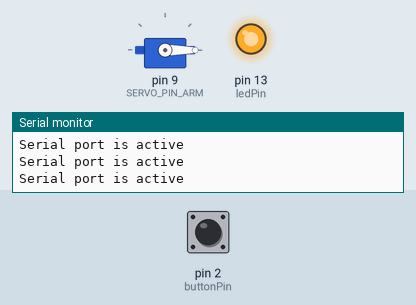
Bench run of a sketch on a simulated Arduino Uno, built with avr-gcc and run on an emulated ATmega328P. On the bench: servo, output pins drawn as LEDs (lit = HIGH), the last lines printed to the serial monitor. The test bench sets the inputs (shaded band); at power-on: pin 2 (buttonPin) HIGH.

Above: at 1.2 s.
1.3 s: pin 2 (buttonPin) pulled LOW for 0.15 s
At 2.1 s:
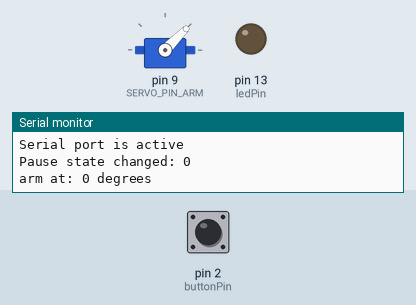
4.4 s: pin 2 (buttonPin) pulled LOW for 1 s
At 4.9 s:
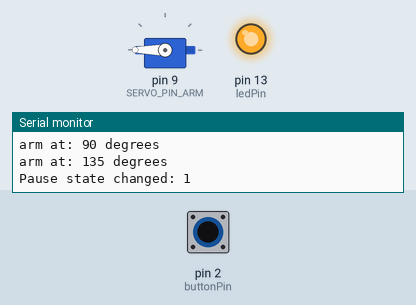
6.9 s: pin 2 (buttonPin) pulled LOW for 0.15 s
At 7.7 s:
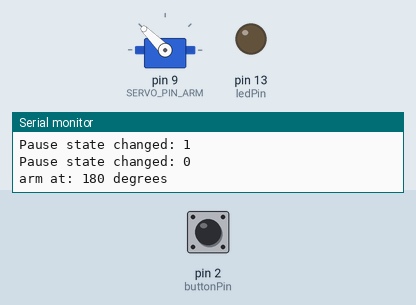
10.0 s: pin 2 (buttonPin) pulled LOW for 3.2 s
At 10.4 s:
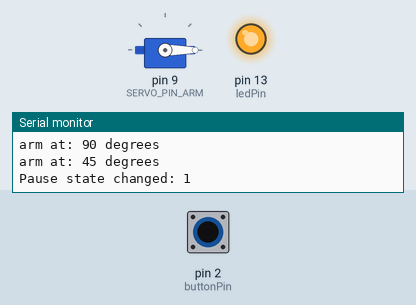
14.7 s: pin 2 (buttonPin) pulsed LOW 2 times (0.12 s each, 0.3 s apart)
At 15.4 s:
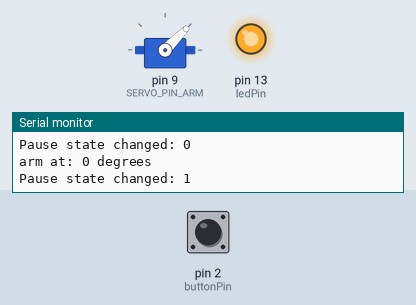
16.8 s: pin 2 (buttonPin) pulsed LOW 5 times (0.12 s each, 0.3 s apart)
At 19.6 s:
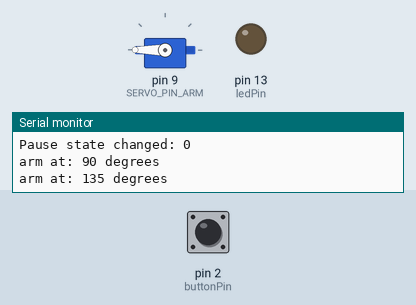
Timing chart, 0 to 20.8 s (numbered marks = the images above; inputs shaded):
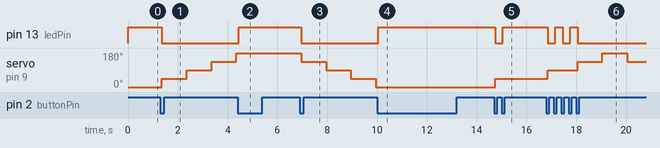

The sketch:

servo-pause-btn.ino
```cpp
/*
  pause and upause servo sweep with pushbutton
*/
#include <Servo.h>
#include <SoftwareSerial.h>

//consts remain static
const int buttonPin = 2;    // the number of the pushbutton pin
const int ledPin = LED_BUILTIN;      // the number of the LED pin
const int SERVO_PIN_ARM = 9;

// Variables will change:
Servo armServo;
int armPosition = 0;
int delta = 45;
unsigned long lastCommandTime = 0;
unsigned long servoDelay = 1000;

//button state variables
int buttonState;
int lastButtonState = HIGH;
unsigned long lastDebounceTime = 0;
unsigned long debounceDelay = 50;

//loop control variables
boolean paused = true;

void setup() {
  //initialize Serial
  Serial.begin(57600);

  //attach arm servo
  armServo.attach(SERVO_PIN_ARM);

  //attach button
  pinMode(buttonPin, INPUT);

  //attach led - set state
  pinMode(ledPin, OUTPUT);
  digitalWrite(ledPin, LOW);

  //wait until serial instantiated
  initSerial;
}

//for duemilanove only i guess
void initSerial() {
  while (!Serial) {
    ; // wait for serial port to connect. Needed for native USB port only
  }
}

void loop() {
  //just to let know we're good to go
  if (millis() < 5) {
    Serial.println(F("Serial port is active"));
    armServo.write(armPosition);
  }

  //button debouncing
  int reading = digitalRead(buttonPin);
  if (reading != lastButtonState) {
    lastDebounceTime = millis();
  }
  if ((millis() - lastDebounceTime) > debounceDelay) {
    if (reading != buttonState) {
      buttonState = reading;
      if (buttonState == LOW) {
        paused = !paused;
        Serial.print(F("Pause state changed: "));
        Serial.println(paused);
      }
    }
  }
  digitalWrite(ledPin, paused);
  lastButtonState = reading;

  //move servo
  if (!paused) {

    if (millis() - lastCommandTime > servoDelay) {

      Serial.print(F("arm at: "));
      Serial.print(armServo.read());
      Serial.println(F(" degrees"));

      armPosition += delta;
      if (armPosition <= 0 || armPosition >= 180){
        delta = -1 * delta;
        if (armPosition < 0) {
          armPosition = 0;
        } else if (armPosition > 180) {
          armPosition = 180;
        };
      }
      armServo.write(armPosition);
      lastCommandTime = millis();
    }
  }
}
```

Measured:
- after the input at 1.3 s, pin 13 (ledPin): HIGH → LOW after 0.05 s; servo on pin 9 (SERVO_PIN_ARM): 0° → 45° after 0.05 s, → 90° 1.0 s later, → 135° 1.0 s later, → 180° 1.0 s later
- after the input at 4.4 s, pin 13 (ledPin): LOW → HIGH after 0.05 s; servo on pin 9 (SERVO_PIN_ARM): stays 180° (without the input it goes to 135° after 0.96 s)
- after the input at 6.9 s, pin 13 (ledPin): HIGH → LOW after 0.05 s; servo on pin 9 (SERVO_PIN_ARM): 180° → 135° after 0.05 s, → 90° 1.0 s later, → 45° 1.0 s later, → 0° 1.0 s later
- after the input at 10.0 s, pin 13 (ledPin): LOW → HIGH after 0.05 s; servo on pin 9 (SERVO_PIN_ARM): stays 0° (without the input it goes to 45° after 0.96 s)
- after the input at 14.7 s, pin 13 (ledPin): HIGH → LOW after 0.05 s, → HIGH 0.30 s later; servo on pin 9 (SERVO_PIN_ARM): 0° → 45° after 0.05 s
- after the input at 16.8 s, pin 13 (ledPin): alternates HIGH for 0.30 s and LOW for 0.30 s, 5 changes in all, then stays LOW, starting after 0.05 s; servo on pin 9 (SERVO_PIN_ARM): 45° → 90° after 0.05 s, → 135° 1.2 s later, → 180° 1.0 s later, → 135° 1.0 s later
